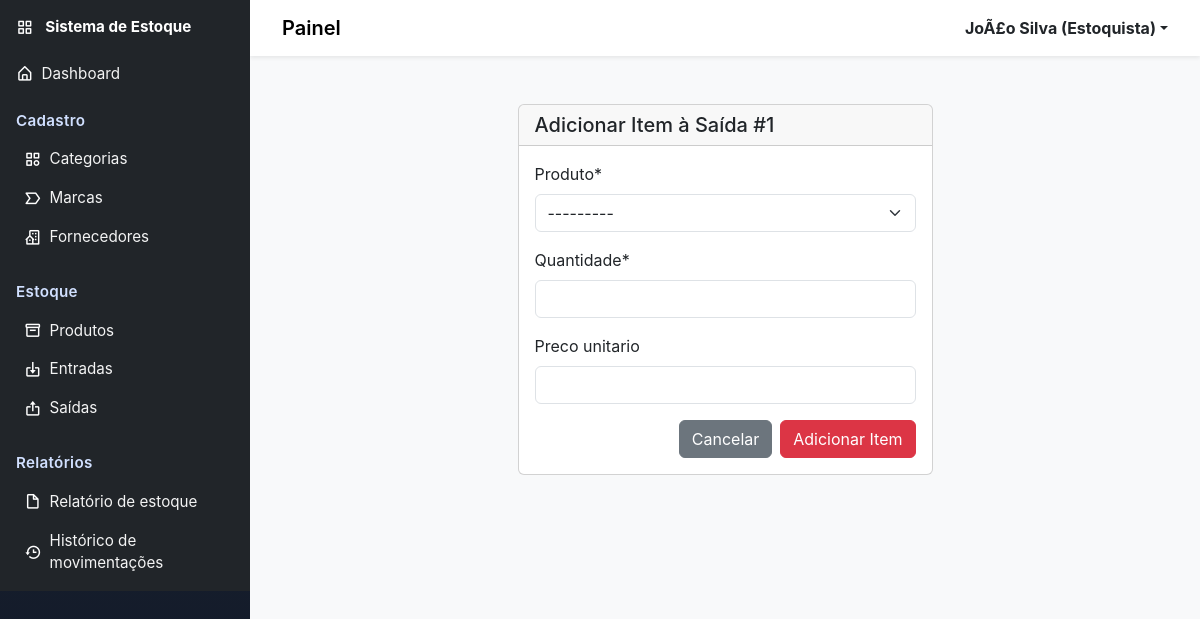
The page /movimentacoes/saidas/1/itens/adicionar/ (signed in) on the database its author committed.
### usuarios/models.py (models this page shows, shortened)
class Usuario(AbstractBaseUser, PermissionsMixin):
    NIVEL_ADMIN = "admin"
    NIVEL_ESTOQUISTA = "estoquista"
    NIVEL_CAIXA = "caixa"
    NIVEL_CHOICES = [
        (NIVEL_ADMIN, "Admin"),
        (NIVEL_ESTOQUISTA, "Estoquista"),
        (NIVEL_CAIXA, "Caixa"),
    ]
    id = models.AutoField(primary_key=True)
    nome = models.CharField("Nome", max_length=150)
    login = models.CharField("Login", max_length=50, unique=True)
    nivel_acesso = models.CharField(
        "Nível de acesso", max_length=30, choices=NIVEL_CHOICES, default=NIVEL_ESTOQUISTA)
    is_staff = models.BooleanField("Staff", default=False)
    is_active = models.BooleanField("Ativo", default=True)
    data_criacao = models.DateTimeField(
        "Data de criação", default=timezone.now)
    objects = UsuarioManager()
    USERNAME_FIELD = "login"
    REQUIRED_FIELDS = ["nome"]
    class Meta:
        verbose_name = "Usuário"
        verbose_name_plural = "Usuários"

### movimentacoes/models.py (models this page shows, shortened)
class SaidaEstoque(models.Model):
    TIPO_VENDA = "venda"
    TIPO_PERDA = "perda"
    TIPO_DEVOLUCAO = "devolucao"
    TIPO_AJUSTE = "ajuste"
    TIPO_CHOICES = [
        (TIPO_VENDA, "Venda"),
        (TIPO_PERDA, "Perda"),
        (TIPO_DEVOLUCAO, "Devolução"),
        (TIPO_AJUSTE, "Ajuste"),
    ]
    id = models.AutoField(primary_key=True)
    tipo_saida = models.CharField(max_length=20, choices=TIPO_CHOICES)
    data_saida = models.DateTimeField(default=timezone.now)
    usuario_responsavel = models.ForeignKey(Usuario, on_delete=models.PROTECT, null=True, blank=True, related_name="saidas")
    observacao = models.TextField(blank=True, null=True)
    class Meta:
        verbose_name = "Saída de Estoque"
        verbose_name_plural = "Saídas de Estoque"

### movimentacoes/views.py (the view)
@login_required
def adicionar_item_saida(request, saida_pk):
    saida = get_object_or_404(SaidaEstoque, pk=saida_pk)
    if request.method == 'POST':
        form = SaidaItemForm(request.POST)
        if form.is_valid():
            item = form.save(commit=False)
            item.saida = saida
            item.save()
            messages.success(request, 'Item adicionado à saída!')
            return redirect('movimentacoes:index')
    else:
        form = SaidaItemForm()
    return render(request, 'movimentacoes/adicionar_item_saida.html', {'form': form, 'saida': saida})

### movimentacoes/forms.py
class SaidaItemForm(forms.ModelForm):
    class Meta:
        model = SaidaItem
        fields = ['produto', 'quantidade', 'preco_unitario']
        widgets = {
            'produto': forms.Select(attrs={'class': 'form-control'}),
            'quantidade': forms.NumberInput(attrs={'class': 'form-control', 'min': 1}),
            'preco_unitario': forms.NumberInput(attrs={'class': 'form-control', 'step': '0.01'}),
        }

### produtos/models.py (called while the page is built)
    def __str__(self):
        return self.nome

### usuarios/templatetags/access_tags.py (called while the page is built)
@register.simple_tag(takes_context=True)
def has_access(context, allowed_levels):
    request = context.get('request')
    if not request or not hasattr(request, 'user') or not request.user.is_authenticated:
        return False
    nivel = getattr(request.user, 'nivel_acesso', None)
    if not nivel:
        return False
    allowed = [x.strip() for x in allowed_levels.split(',') if x.strip()]
    return nivel in allowed

### templates/movimentacoes/adicionar_item_saida.html (shortened to what this page needs)
{% extends 'base.html' %}
{% load crispy_forms_tags %}
{% block content %}
<div class="container-fluid p-4">
    <div class="row">
        <div class="col-md-6 offset-md-3">
            <div class="card">
                <div class="card-header"><h5 class="mb-0">Adicionar Item à Saída #{{ saida.id }}</h5></div>
                <div class="card-body">
                    <form method="post">
                        {{ form|crispy }}
                        <div class="d-grid gap-2 d-sm-flex justify-content-sm-end">
                            <a href="{% url 'movimentacoes:index' %}" class="btn btn-secondary">Cancelar</a>
                            <button type="submit" class="btn btn-danger">Adicionar Item</button>
                        </div>
                    </form>
                </div>
            </div>
        </div>
    </div>
</div>
{% endblock %}

### templates/includes/header.html (shortened to what this page needs)
<header class="navbar navbar-expand-lg navbar-light bg-white shadow-sm">
<div class="container-fluid">
<div class="d-flex align-items-center">
	<a class="navbar-brand" href="#">Painel</a>
</div>
<div class="d-flex align-items-center">
<div class="dropdown">
<a class="d-flex align-items-center text-dark text-decoration-none dropdown-toggle" href="#" id="userDropdown" data-bs-toggle="dropdown" aria-expanded="false">
	<strong>
		{% if request.user.is_authenticated %}
			{{ request.user.nome }} {% if request.user.get_nivel_acesso_display %}({{ request.user.get_nivel_acesso_display }}){% endif %}
		{% else %}
			Usuário
		{% endif %}
	</strong>
</a>
</div>
</div>
</div>
</header>

### static/css/style.css (style rules this page uses)
body { font-family: Inter, system-ui, -apple-system, 'Segoe UI', Roboto, 'Helvetica Neue', Arial; background-color: #f8f9fa; }
header.navbar .navbar-brand { font-weight:600 }
@media (min-width: 768px) { header.navbar { padding-left: 1.25rem; padding-right:1.25rem } }

### rows shown on the page
Usuario: user.nome "JoÃ£o Silva", user.nivel_acesso "Estoquista"
SaidaEstoque: id "1"
